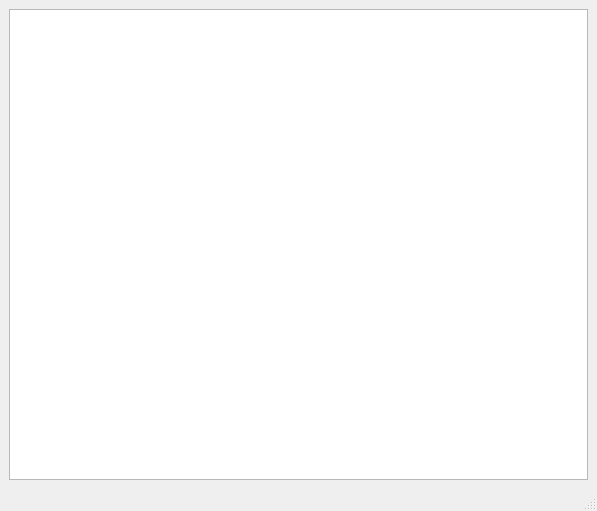
<?xml version="1.0" encoding="UTF-8"?>
<ui version="4.0">
 <class>PlotWindow</class>
 <widget class="QMainWindow" name="PlotWindow">
  <property name="geometry">
   <rect>
    <x>0</x>
    <y>0</y>
    <width>597</width>
    <height>511</height>
   </rect>
  </property>
  <property name="windowTitle">
   <string>MainWindow</string>
  </property>
  <widget class="QWidget" name="centralwidget">
   <layout class="QGridLayout" name="gridLayout">
    <item row="0" column="0">
     <widget class="GraphicsLayoutWidget" name="plotView"/>
    </item>
   </layout>
  </widget>
  <widget class="QStatusBar" name="statusbar"/>
 </widget>
 <customwidgets>
  <customwidget>
   <class>GraphicsLayoutWidget</class>
   <extends>QGraphicsView</extends>
   <header>pyqtgraph</header>
  </customwidget>
 </customwidgets>
 <resources/>
 <connections/>
</ui>
